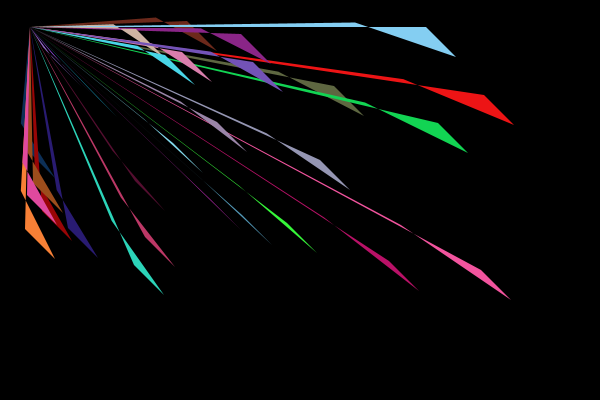
Frame 1 (no input)
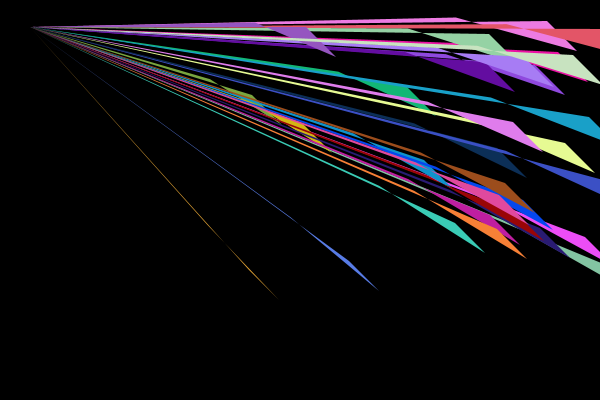
Frame 60 (the mouse pressed at the canvas centre just before this capture)
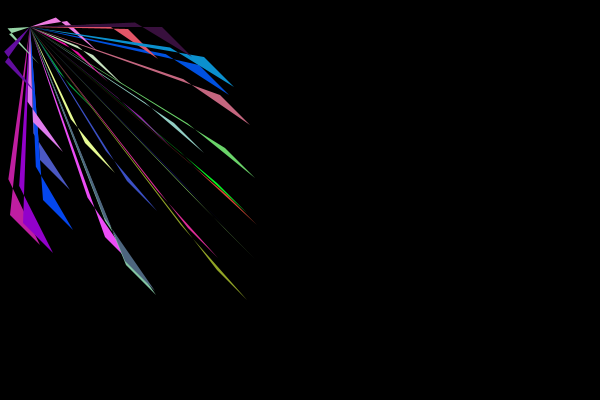
Frame 120 (the mouse held since frame 60 and released just before this capture)

The Processing sketch that drew these frames (run headless with seeded random() and noise(); from frame 60 on, the mouse is pressed at the canvas centre):

// Processing sketch: processing_140489
// ── processing_140489.pde


final int MAX = 30;

float  [ ] xVals;
float  [ ] yVals;
float  [ ] dimVals;
float  [ ] deltaDimVals;
color  [ ] colorVals;

void setup( )
{
  size( 600,400 );
  noStroke( );
  rectMode( CENTER );
  frameRate( 24 );
  smooth( );
  
  xVals        = new float[ MAX ];
  initFloatArray( xVals, 10, width-100 );
  
  yVals        = new float[ MAX ];
  initFloatArray( yVals, 10, height-100 );
  
  dimVals      = new float[ MAX ];
  initFloatArray( dimVals, 30, 10 );
  
  deltaDimVals = new float[ MAX ];
  initFloatArray( deltaDimVals, 8, 5 );
  
  colorVals    = new color[ MAX ];
  initColorArray( colorVals );
  
}

void initFloatArray (float[]anyFloatArray, int minVal, int maxVal)
{
  for (int i =0; i <anyFloatArray.length; i++)
  {
   anyFloatArray[i]=int(random(minVal,maxVal)); 
  }

}

void initColorArray(color[]anyColorArray)
{
  for(int i=0; i<anyColorArray.length; i++)
  {
    anyColorArray [i] = color(random(255),random(255),random(255));
  }
}

void draw( )
{
   background( 0 );
   moveFigures( );
   drawFigures( ); 
}

void moveFigures( )
{  
  for( int i = 0; i < deltaDimVals.length; i++)
  {
    xVals[i] += deltaDimVals[i];
      if ( xVals[i] > width || xVals[i] <0)
      {
       deltaDimVals[i] = -deltaDimVals[i];
       colorVals[i] = color( random( 255 ), random( 255 ), random( 255 ) );
      } 
  }
}

void drawFigures( )
{
  for( int i = 0; i < xVals.length; i++)
  {
    fill( colorVals[i] );
   {quad(xVals[i],yVals[i],xVals[i]+dimVals[i],yVals[i]+dimVals[i],xVals[i]/1.2,yVals[i]/1.2,dimVals[i],dimVals[i]*.9);}
  }  
}






void keyPressed()
{
  if(key == ' '){setup();} else {exit();}
}
